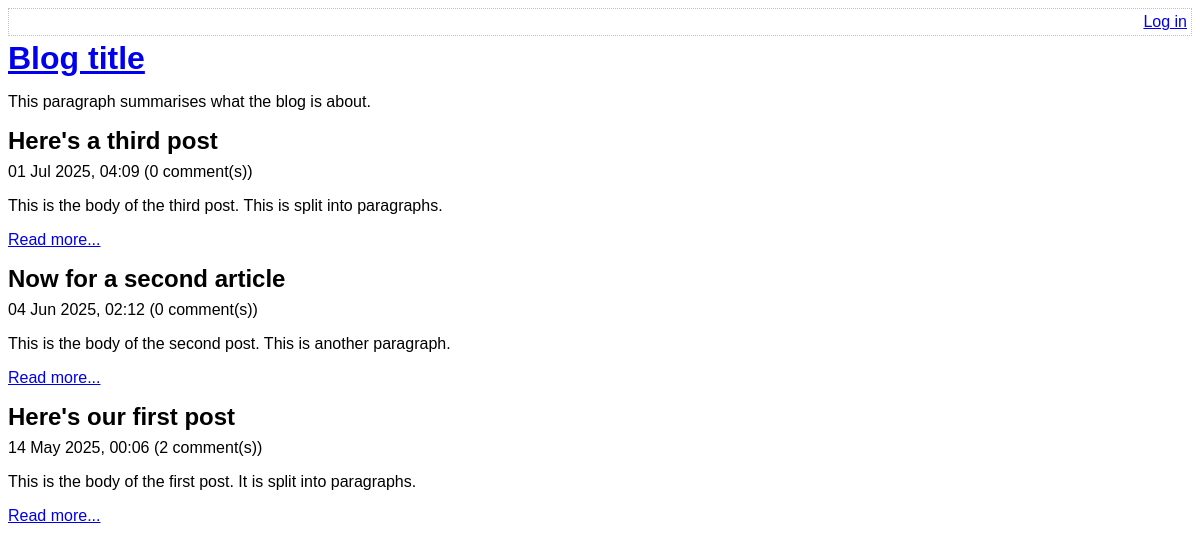
Before: / with the older database file.
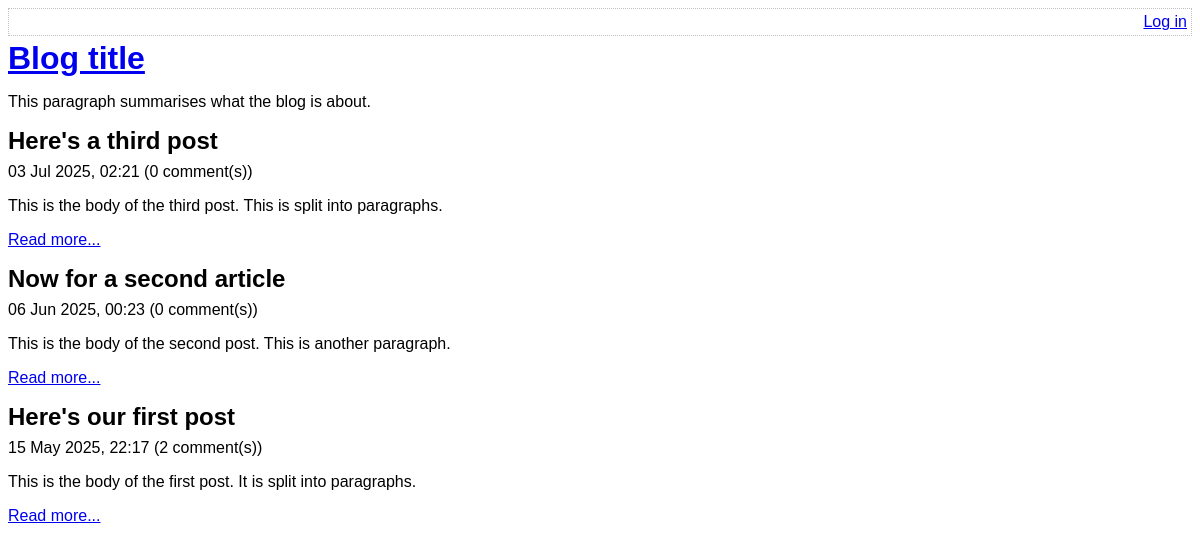
After: the same page with the newer database file.
### tables this page shows
CREATE TABLE post (
    id INTEGER PRIMARY KEY AUTOINCREMENT NOT NULL,
    title VARCHAR NOT NULL,
    body VARCHAR NOT NULL,
    user_id INTEGER NOT NULL,
    created_at TEXT NOT NULL,
    updated_at VARCHAR
);

### lib/common.php (called while the page is built, shortened)
<?php
function getRootPath() {
    return realpath(__DIR__ . '/..');
}
function getDatabasePath() {
    return getRootPath() . '/data/data.sqlite';
}
function getDsn() {
    return 'sqlite:' . getDatabasePath();
}
function getPDO() {
    return new PDO(getDsn());
}
function htmlEscape($html) {
    return htmlspecialchars($html, ENT_HTML5, 'UTF-8');
}
function convertSqlDate($sqlDate) {
    $date = DateTime::createFromFormat('Y-m-d H:i:s', $sqlDate);
    return $date->format('d M Y, H:i');
}
function countCommentsForPost($postId) {
    $pdo = getPDO();
    $sql = "
        SELECT
            COUNT(*) c
        FROM
            comment
        WHERE
            post_id = :post_id
    ";
    $stmt = $pdo->prepare($sql);
    $stmt->execute(
        array('post_id' => $postId, )
    );
    return (int) $stmt->fetchColumn();
}
function isLoggedIn() {
    return isset($_SESSION['logged_in_username']);
}

### index.php (the view, shortened to what this page needs)
<?php
require_once 'lib/common.php';
$pdo = getPDO();
$stmt = $pdo->query(
    'SELECT
        id, title, created_at, body
    FROM
        post
    ORDER BY
        created_at DESC'
);
?>
<!DOCTYPE html>
<html>
    <head>
        <?php require 'templates/head.php' ?>
    </head>
    <body>
        <?php require 'templates/title.php' ?>
        <?php while ($row = $stmt->fetch(PDO::FETCH_ASSOC)): ?>
            <h2>
                <?php echo htmlEscape($row['title']) ?>
            </h2>
            <div>
                <?php echo convertSqlDate($row['created_at']) ?>
                (<?php echo countCommentsForPost($row['id']) ?> comment(s))
            </div>
            <p>
                <?php echo htmlEscape($row['body']) ?>
            </p>
            <p>
                <a
                    href="view-post.php?post_id=<?php echo $row['id'] ?>"
                >Read more...</a>
            </p>
        <?php endwhile ?>
    </body>
</html>

### templates/head.php (shortened to what this page needs)
<link rel="stylesheet" type="text/css" href="assets/main.css" />

### templates/title.php
<div class="top-menu">
    <div class="menu-options">
        <?php if (isLoggedIn()): ?>
            Hello <?php echo htmlEscape(getAuthUser()) ?>.
            <a href="logout.php">Log out</a>
        <?php else: ?>
            <a href="login.php">Log in</a>
        <?php endif ?>
    </div>
</div>
<a href="index.php">
    <h1>Blog title</h1>
</a>
<p>This paragraph summarises what the blog is about.</p>

### assets/main.css (style rules this page uses)
.top-menu { border: 1px dotted silver; min-height: 18px; padding: 4px; margin-bottom: 4px; }
.menu-options { float: right; }
h1, h2, h3 { margin-top: 0; margin-bottom: 8px; }
body { font-family: sans-serif; }

Changed rows visible on the page:
changed post "Here's a third post": created_at "01 Jul 2025, 04:09" → "03 Jul 2025, 02:21"
changed post "Now for a second article": created_at "04 Jun 2025, 02:12" → "06 Jun 2025, 00:23"
changed post "Here's our first post": created_at "14 May 2025, 00:06" → "15 May 2025, 22:17"
